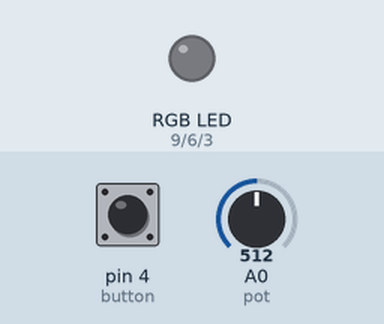
Recording of a sketch running on a simulated Arduino Uno, built with avr-gcc and run on an emulated ATmega328P. On the bench: an RGB LED mixed from three pins (HIGH = lit). The inputs (shaded band) are chosen by the test bench; at power-on: pin 4 (button) HIGH, A0 (pot) = 512.

Above: at 1.2 s.
1.3 s: pin 4 (button) pulled LOW for 0.15 s
At 1.37 s:
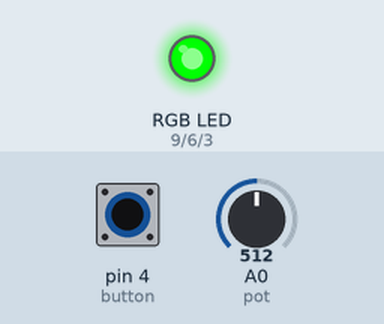
2.9 s: pin 4 (button) pulled LOW for 3.2 s
At 6.8 s:
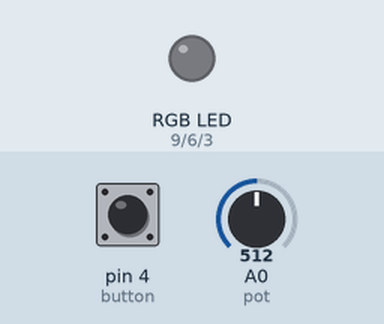
Timing chart, 0 to 8.3 s (numbered marks = the images above; inputs shaded):
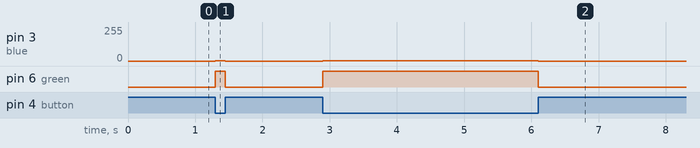

Measured:
- after the input at 1.3 s, pin 3 (blue): 0/255 → 3/255 at once, → 0/255 0.15 s later; pin 6 (green): LOW → HIGH at once, → LOW 0.15 s later
- after the input at 2.9 s, pin 3 (blue): 0/255 → 3/255 at once, → 0/255 3.2 s later; pin 6 (green): LOW → HIGH at once, → LOW 3.2 s later

The sketch:

button-potentiometer-rgb-control.ino
```cpp
int red = 9;
int green = 6;
int blue = 3;

int button = 4;
int pot = A0;

void setup() {
  pinMode(red, OUTPUT);
  pinMode(green, OUTPUT);
  pinMode(blue, OUTPUT);
  pinMode(button, INPUT_PULLUP);
}

void loop() {

  int potvalue = analogRead(pot);
  int buttonstate = digitalRead(button);

  if (buttonstate == LOW) {

    if (potvalue <= 170) {

      int greenValue = map(potvalue, 0, 170, 0, 165);
      rgbcolors(255, greenValue, 0);

    }

    else if (potvalue <= 340) {

      int greenValue = map(potvalue, 170, 340, 165, 255);
      rgbcolors(255, greenValue, 0);

    }

    else if (potvalue <= 510) {

      int redValue = map(potvalue, 340, 510, 255, 0);
      rgbcolors(redValue, 255, 0);

    }

    else if (potvalue <= 680) {

      int blueValue = map(potvalue, 510, 680, 0, 255);
      rgbcolors(0, 255, blueValue);

    }

    else if (potvalue <= 850) {

      int greenValue = map(potvalue, 680, 850, 255, 0);
      rgbcolors(0, greenValue, 255);

    }

    else {

      int redValue = map(potvalue, 850, 1023, 0, 128);
      int greenValue = map(potvalue, 850, 1023, 0, 0);

      rgbcolors(redValue, greenValue, 255);
    }
  }

  else {
    rgbcolors(0, 0, 0);
  }
}

void rgbcolors(int redvalue, int greenvalue, int bluevalue) {
  analogWrite(red, redvalue);
  analogWrite(green, greenvalue);
  analogWrite(blue, bluevalue);
}
```
